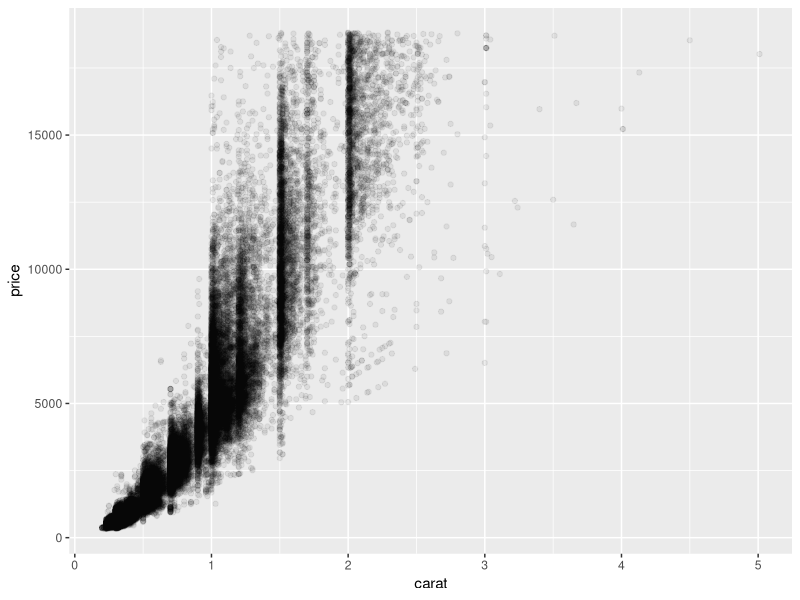
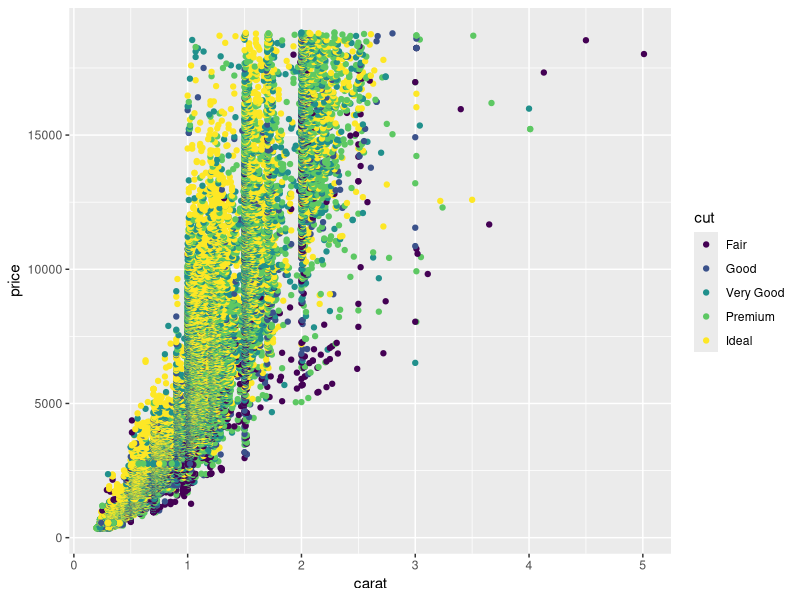
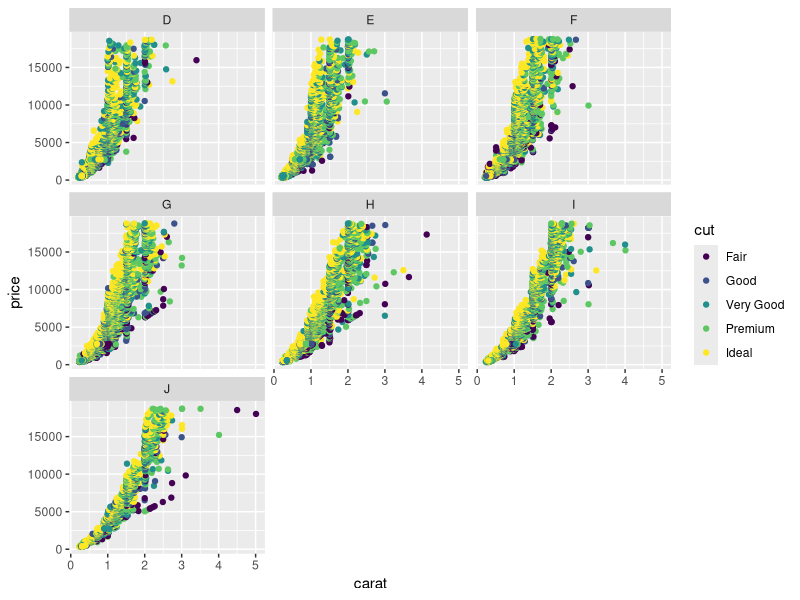

Here is the R script that generated these plots, in order:
## ---- chunk 1
# Import libraries
library(tidyverse)
library(knitr)

# Create dataframe
diamonddata = diamonds
# str(diamonddata)
## ---- chunk 2
# Create scatterplot
ggplot(diamonddata, aes(x=carat, y=price)) +
  geom_point(alpha=1/15)
## ---- chunk 3
# Create second scatterplot
ggplot(diamonddata, aes(x = carat, y = price, color = cut)) +
  geom_point()

## ---- chunk 4
# Create third scatterplot
ggplot(diamonddata, aes(x = carat, y = price, color = cut)) +
  geom_point() +
  facet_wrap(~ color)
## ---- chunk 5
# Read in data
inventory <- read_csv("InventoryData.csv")

# Check structure and generate summary stats
# str(inventory)
# summary(inventory)

# Filter data
inventoryA <- inventory %>%
  filter(Supplier == 'A')

# Check structure of inventoryA
# str(inventoryA)
## ---- chunk 6
# Avg cost data frame
avg_cost <- inventory %>%
  group_by(`Item SKU`) %>%
  summarize(SKUAvgCost = round(mean(`Cost per Unit ($)`),2))
  
# Preview avg_cost
kable(head(avg_cost))
